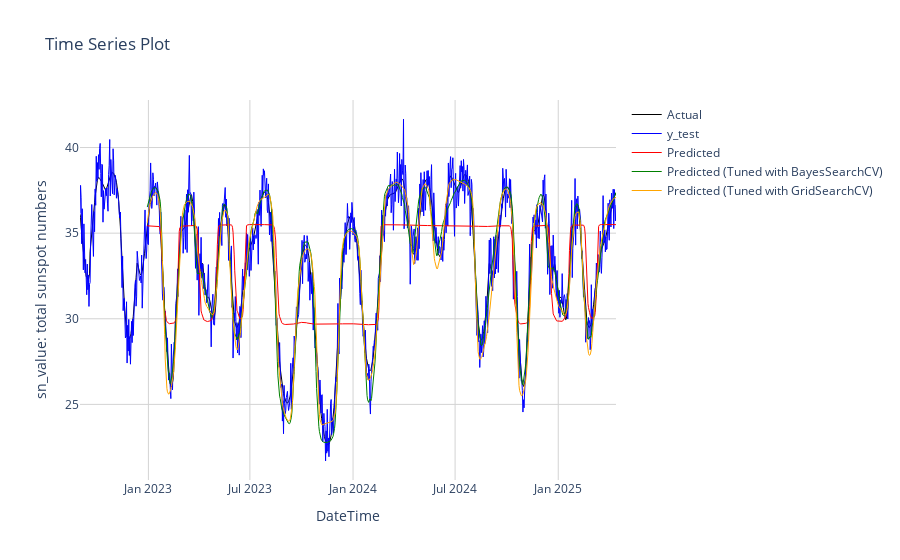

Here is the notebook cell this chart was saved with:
### Markdown cell above
#### Visualize

### Code cell
# Visualize the result
fig = go.Figure()

# Add the 'Actual' trace
fig.add_trace(go.Scatter(x=df.index, y=df['y'],
                         mode='lines',
                         name='Ground Truth',
                         line=dict(color='black', width=1)))

fig.add_trace(go.Scatter(x=df.index, y=df['y_test'],
                         mode='lines',
                         name='Actual',
                         line=dict(color='blue', width=1)))

# Add the 'Predicted' trace
fig.add_trace(go.Scatter(x=df.index, y=df['TransformerEncoderDecoder_Bayesian'],
                         mode='lines',
                         name='Predicted (Tuned with BayesSearchCV)',
                         line=dict(color='green', width=1)))

fig.add_trace(go.Scatter(x=df.index, y=df['TransformerEncoderDecoder_Grid'],
                         mode='lines',
                         name='Predicted (Tuned with GridSearchCV)',
                         line=dict(color='orange', width=1)))

# Update layout for title, axis labels, and grid
fig.update_layout(
    title='Time Series Plot',
    xaxis_title='DateTime',
    yaxis_title='sn_value: total sunspot numbers',
    hovermode='x unified', # This is useful for time series to see values across traces at a given x
    template='plotly_white' # A clean white background template
)

# Add gridlines
fig.update_xaxes(showgrid=True, gridwidth=1, gridcolor='lightgray')
fig.update_yaxes(showgrid=True, gridwidth=1, gridcolor='lightgray')

fig.show()

### Figure 1 — Plotly figure (JSON) as saved in the notebook; plotly's stock layout.template omitted (floating-point values rounded to 4 significant figures; data arrays with more than 128 entries replaced by an {"elided": "..."} marker saying what was removed)
{"data": [{"line": {"color": "black", "width": 1}, "mode": "lines", "name": "Actual", "type": "scatter", "x": {"elided": "957 str values"}, "y": {"elided": "957 float values"}}, {"line": {"color": "blue", "width": 1}, "mode": "lines", "name": "y_test", "type": "scatter", "x": {"elided": "957 str values"}, "y": {"elided": "957 float values"}}, {"line": {"color": "red", "width": 1}, "mode": "lines", "name": "Predicted", "type": "scatter", "x": {"elided": "957 str values"}, "y": {"elided": "957 float values"}}, {"line": {"color": "green", "width": 1}, "mode": "lines", "name": "Predicted (Tuned with BayesSearchCV)", "type": "scatter", "x": {"elided": "957 str values"}, "y": {"elided": "957 float values"}}, {"line": {"color": "orange", "width": 1}, "mode": "lines", "name": "Predicted (Tuned with GridSearchCV)", "type": "scatter", "x": {"elided": "957 str values"}, "y": {"elided": "957 float values"}}], "layout": {"hovermode": "x unified", "title": {"text": "Time Series Plot"}, "xaxis": {"gridcolor": "lightgray", "gridwidth": 1, "showgrid": true, "title": {"text": "DateTime"}}, "yaxis": {"gridcolor": "lightgray", "gridwidth": 1, "showgrid": true, "title": {"text": "sn_value: total sunspot numbers"}}}}
